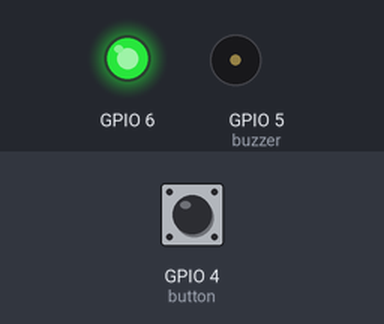
Recording of a sketch running on a simulated ESP32-S3. On the bench: output pins drawn as LEDs (lit = HIGH), buzzer (waves = sounding). Inputs (shaded band) come from the test bench; at power-on: GPIO 4 (button) HIGH. WiFi joins after 1.5 s; servers stay silent unless stated; what the sketch prints to the serial monitor is not drawn.

Above: at 5.9 s.
6.0 s: GPIO 4 (button) pulled LOW for 1 s
At 7.2 s:
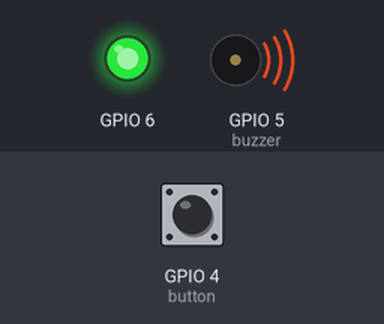
9.5 s: GPIO 4 (button) pulled LOW for 3.2 s
At 9.8 s:
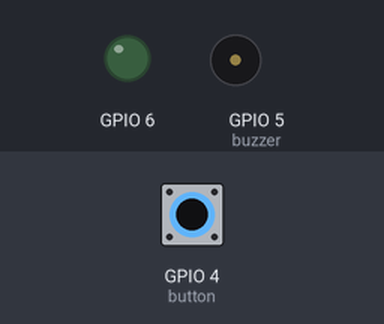
Timing chart, 0 to 13.0 s (numbered marks = the images above; inputs shaded):
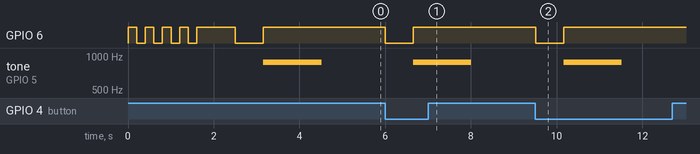

The sketch:

sketch.ino
```cpp
#include <WiFi.h>

namespace Pins {
constexpr uint8_t kPaymentButton = 4;
constexpr uint8_t kBuzzer = 5;
constexpr uint8_t kStatusLed = 6;
}  // namespace Pins

namespace Timing {
constexpr unsigned long kQueueDelayMs = 650;
constexpr unsigned long kAnnouncementMs = 1350;
constexpr unsigned long kAutoDemoDelayMs = 900;
}  // namespace Timing

enum class DeviceState { kConnecting, kReady, kQueued, kAnnouncing };

DeviceState state = DeviceState::kConnecting;
unsigned long stateStartedAt = 0;
bool lastButtonReading = HIGH;
bool autoDemoQueued = false;
uint32_t nextPaymentSequence = 1;

void printEvent(const char* event, const char* detail) {
  Serial.printf("{\"event\":\"%s\",\"detail\":\"%s\"}\n", event, detail);
}

void setState(DeviceState nextState) {
  state = nextState;
  stateStartedAt = millis();
}

void showReady() {
  digitalWrite(Pins::kStatusLed, HIGH);
  noTone(Pins::kBuzzer);
  setState(DeviceState::kReady);
  printEvent("device.ready", "Press P to simulate a verified payment");
}

void queuePayment() {
  if (state != DeviceState::kReady) {
    printEvent("payment.ignored", "The speaker is busy");
    return;
  }

  digitalWrite(Pins::kStatusLed, LOW);
  setState(DeviceState::kQueued);
  Serial.printf(
      "{\"event\":\"payment.queued\",\"paymentId\":\"demo-%lu\","
      "\"amount\":61500}\n",
      static_cast<unsigned long>(nextPaymentSequence++));
}

void beginAnnouncement() {
  setState(DeviceState::kAnnouncing);
  digitalWrite(Pins::kStatusLed, HIGH);
  tone(Pins::kBuzzer, 880);
  printEvent(
      "announcement.started",
      "Rispeak. Pembayaran diterima sebesar enam puluh satu ribu lima ratus rupiah.");
}

void finishAnnouncement() {
  noTone(Pins::kBuzzer);
  printEvent("announcement.acknowledged", "The device completed playback");
  showReady();
}

void connectToSimulationNetwork() {
  WiFi.mode(WIFI_STA);
  WiFi.begin("Wokwi-GUEST", "", 6);
  printEvent("network.connecting", "Wokwi-GUEST");

  const unsigned long startedAt = millis();
  while (WiFi.status() != WL_CONNECTED && millis() - startedAt < 12000) {
    digitalWrite(Pins::kStatusLed, !digitalRead(Pins::kStatusLed));
    delay(200);
  }

  if (WiFi.status() == WL_CONNECTED) {
    Serial.printf(
        "{\"event\":\"network.connected\",\"ip\":\"%s\"}\n",
        WiFi.localIP().toString().c_str());
  } else {
    printEvent("network.offline", "Continuing with local simulation");
  }
}

void readPaymentButton() {
  const bool reading = digitalRead(Pins::kPaymentButton);
  if (lastButtonReading == HIGH && reading == LOW) {
    queuePayment();
  }
  lastButtonReading = reading;
}

void advanceStateMachine() {
  const unsigned long elapsed = millis() - stateStartedAt;

  if (state == DeviceState::kReady && !autoDemoQueued &&
      elapsed >= Timing::kAutoDemoDelayMs) {
    autoDemoQueued = true;
    queuePayment();
  } else if (state == DeviceState::kQueued &&
             elapsed >= Timing::kQueueDelayMs) {
    beginAnnouncement();
  } else if (state == DeviceState::kAnnouncing &&
             elapsed >= Timing::kAnnouncementMs) {
    finishAnnouncement();
  }
}

void setup() {
  Serial.begin(115200);
  pinMode(Pins::kPaymentButton, INPUT_PULLUP);
  pinMode(Pins::kBuzzer, OUTPUT);
  pinMode(Pins::kStatusLed, OUTPUT);

  connectToSimulationNetwork();
  showReady();
}

void loop() {
  readPaymentButton();
  advanceStateMachine();
  delay(10);
}
```

Measured:
- after the input at 6.0 s, GPIO 6: HIGH → LOW at once, → HIGH 0.65 s later; tone on GPIO 5 (buzzer): silent → 880 Hz after 0.66 s, → silent 1.4 s later
- after the input at 9.5 s, GPIO 6: HIGH → LOW at once, → HIGH 0.65 s later; tone on GPIO 5 (buzzer): silent → 880 Hz after 0.66 s, → silent 1.4 s later
